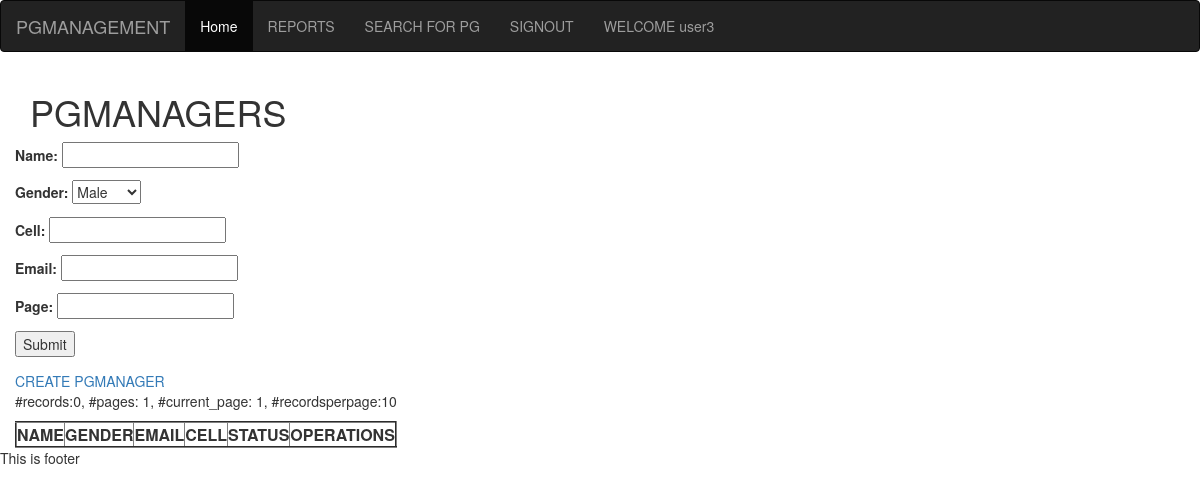
/pgmanagers/ (signed in), run on an earlier commit of the app's database.
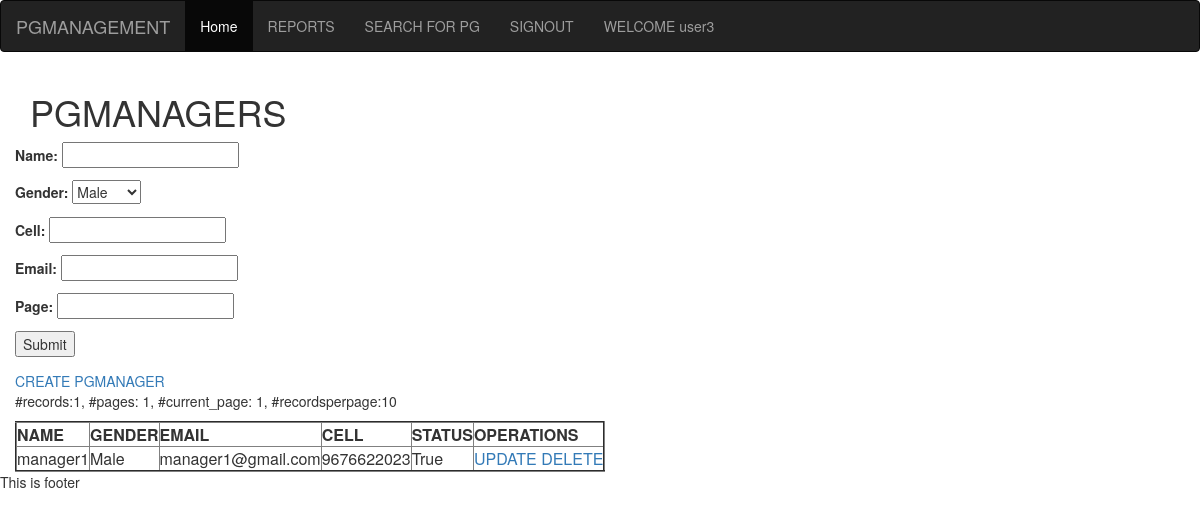
And on a later commit of the database.
### pgmanager/models.py (models this page shows, shortened)
class AbstractPGManager(models.Model):
	name=models.CharField(max_length=60,
		validators=[namevalidation])
	status = models.BooleanField(default=True)
	class Meta:
		abstract=True

class PGManager(AbstractPGManager):
	gender_choices = [('M',"Male"),
						("F","Female")]
	gender=models.CharField(choices=gender_choices,
		max_length=2)
	cell = models.CharField(max_length=14,
		validators=[cellvalidation], unique=True)
	email = models.EmailField(unique=True)

### pgmanager/views.py (the view, shortened to what this page needs)
# urls.py: url(r'^pgmanagers/', pgmanagers_view),
@login_required
def pgmanagers_view(request):
	form = PGManagerSeacrhForm(request.POST)
	search_dict = {"status": True}
	objects=PGManager.objects.filter(**search_dict)
	if "page" in request.POST:
		page_num = request.POST["page"]
		page_num = page_num if page_num else 1
	else:
		page_num=1
	records_per_page=10
	paginator = Paginator(objects,records_per_page)
	page_details = paginator.page(page_num)
	pagination_details = {"records":paginator.count,
	"currentpage":page_num,"recordsperpage":records_per_page,
	"num_page":paginator.num_pages}
	return render(request, "pgmanager/pgmanagers.html",
		{"data":page_details,
		"form":form,
		"page_details":pagination_details})

### pgmanager/forms.py
class PGManagerSeacrhForm(forms.Form):
	name = forms.CharField(max_length=60, required=False)
	gender = forms.ChoiceField(choices=PGManager.gender_choices,
	 required=False)
	cell = forms.CharField(max_length=14, required=False)
	email = forms.EmailField(required=False)
	page = forms.IntegerField(required=False)

### pgmanager/templates/pgmanager/pgmanagers.html (shortened to what this page needs)
{% extends 'pgmanager/base.html'%}
{% block content%}
	<h1>PGMANAGERS</h1>
	<div class="row">
		<form class="form-horizontal" method="post">
			{{form.as_p}}
			<input type="submit" name="">
		</form>
    </div>
    <div class="row">
	<a href="/pgmanager_create/">CREATE PGMANAGER</a>
	<p>#records:{{page_details.records}},
	   #pages: {{ page_details.num_page}},
	   #current_page: {{ page_details.currentpage}},
	   #recordsperpage:{{ page_details.recordsperpage}}
	</p>
		<table border=2>
			<thead>
				<tr>
					<th>NAME</th>
					<th>GENDER</th>
					<th>EMAIL</th>
					<th>CELL</th>
					<th>STATUS</th>
					<th>OPERATIONS</th>
				</tr>
			</thead>
			<tbody>
				{% for row in data %}
				<tr>
					<td>{{ row.name }}</td>
					<td>{{ row.get_gender_display }}</td>
					<td>{{ row.email }}</td>
					<td>{{ row.cell }}</td>
					<td>{{ row.status }}</td>
					<td>
						<a href="/pgmanager_update/{{ row.id }}">UPDATE</a>
						<a href="/pgmanager_delete/{{ row.id }}">DELETE</a>
					</td>
				</tr>
				{% endfor %}
			</tbody>
		</table>
	</div>
{% endblock %}

What changed in the data, as far as the page shows it:
added PGManager: name "manager1", gender "Male", email "manager1@gmail.com", cell "9676622023", status "True"
Also different on the page:
{{ page_details.records }}: "0" → "1"
